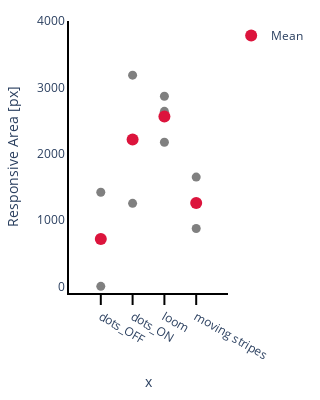

Notebook code for this chart:
### Code cell
import plotly.express as px
import numpy as np
import pandas as pd

# Create empty lists to accumulate the data
x_vals = []
y_vals = []

# Loop to accumulate data
for id in np.unique(experiment_ID):
    for idx, stim in enumerate(np.unique(stimulus)):
        filtered_data = pooled_data[(pooled_data['stimtype'] == stim) & (pooled_data['experiment_ID'] == id)]
        responsive_area = filtered_data['size'].sum()
        x_vals.append(stim)
        y_vals.append(responsive_area)

# Create a DataFrame for easier calculation of means
data = pd.DataFrame({'x': x_vals, 'y': y_vals})

# Calculate the mean for each unique x value
means = data.groupby('x')['y'].mean().reset_index()

# Create the scatter plot after the loop
fig = px.scatter(x=x_vals, y=y_vals, labels={'y': 'Responsive Area [px]'})

# Update the layout and traces for the main scatter plot
fig.update_layout(width=300, height=400, margin=dict(l=20, r=20, t=20, b=20))
fig.update_traces(marker=dict(size=9, color='grey'))
fig.update_xaxes(range=[-1, 4])
fig.update_yaxes(range=[-100, 4000])

# Style the plot
fig.update_layout(
    plot_bgcolor='white',
    xaxis=dict(
        showline=True, linewidth=2, linecolor='black', mirror=False,
        tickvals=[0, 1, 2, 3],
        ticks='outside', ticklen=10, tickwidth=2, tickcolor='black'
    ),
    yaxis=dict(
        showline=True, linewidth=2, linecolor='black', mirror=False
    )
)

# Overlay black dots for the mean values
fig.add_scatter(
    x=means['x'], y=means['y'], 
    mode='markers', 
    marker=dict(size=12, color='crimson', symbol='circle'), 
    name='Mean'
)

# Show the plot
fig.show()

### Figure 1 — Plotly figure (JSON) as saved in the notebook; plotly's stock layout.template omitted (floating-point values rounded to 4 significant figures)
{"data": [{"hovertemplate": "x=%{x}<br>Responsive Area [px]=%{y}<extra></extra>", "legendgroup": "", "marker": {"color": "grey", "size": 9, "symbol": "circle"}, "mode": "markers", "name": "", "orientation": "v", "showlegend": false, "type": "scatter", "x": ["dots_OFF", "dots_ON", "loom", "moving stripes", "dots_OFF", "dots_ON", "loom", "moving stripes", "dots_OFF", "dots_ON", "loom", "moving stripes"], "xaxis": "x", "y": [1419, 2203, 2638, 872, 0, 1251, 2173, 1255, 727, 3184, 2866, 1647], "yaxis": "y"}, {"marker": {"color": "crimson", "size": 12, "symbol": "circle"}, "mode": "markers", "name": "Mean", "type": "scatter", "x": ["dots_OFF", "dots_ON", "loom", "moving stripes"], "y": [715.3, 2213.0, 2559, 1258]}], "layout": {"height": 400, "legend": {"tracegroupgap": 0}, "margin": {"b": 20, "l": 20, "r": 20, "t": 20}, "plot_bgcolor": "white", "width": 300, "xaxis": {"anchor": "y", "domain": [0, 1], "linecolor": "black", "linewidth": 2, "mirror": false, "range": [-1, 4], "showline": true, "tickcolor": "black", "ticklen": 10, "ticks": "outside", "tickvals": [0, 1, 2, 3], "tickwidth": 2, "title": {"text": "x"}}, "yaxis": {"anchor": "x", "domain": [0, 1], "linecolor": "black", "linewidth": 2, "mirror": false, "range": [-100, 4000], "showline": true, "title": {"text": "Responsive Area [px]"}}}}
